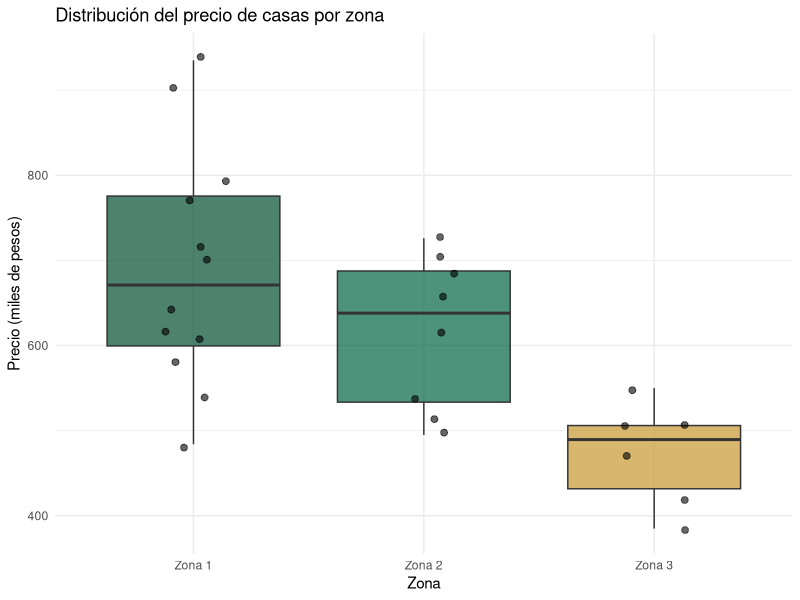
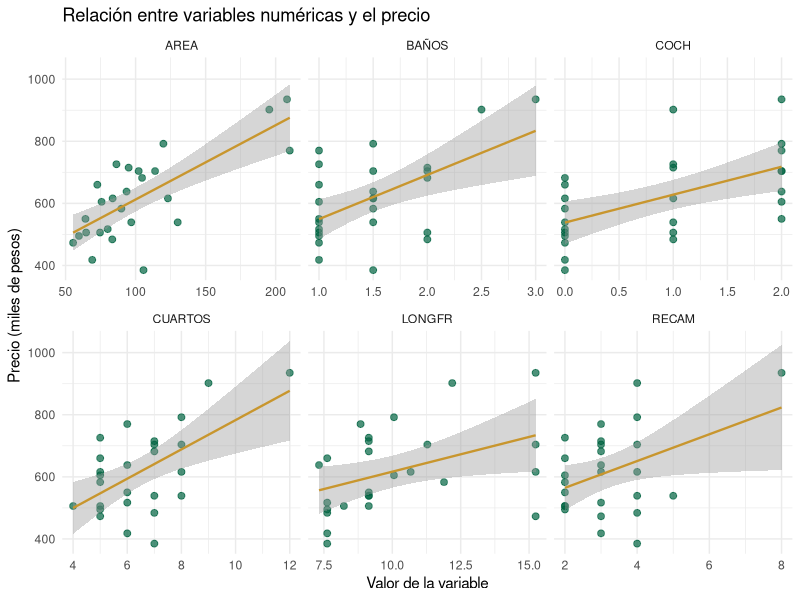
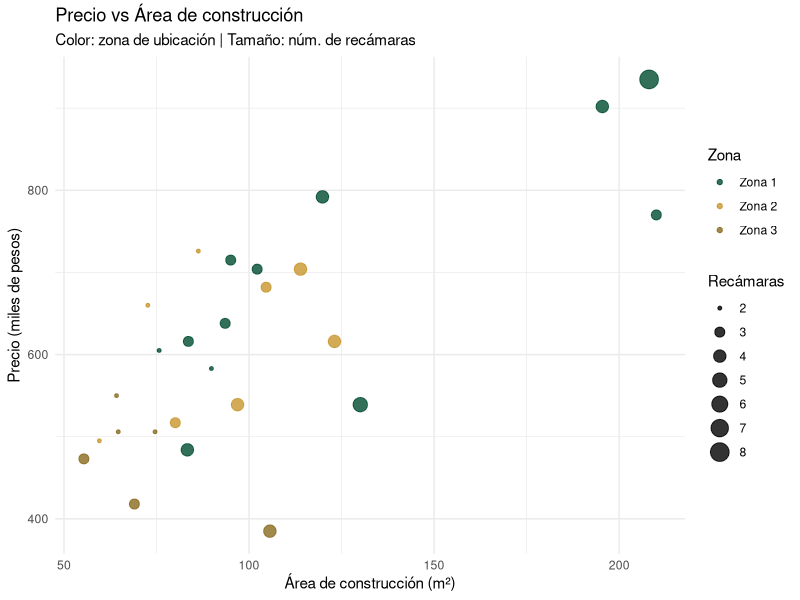
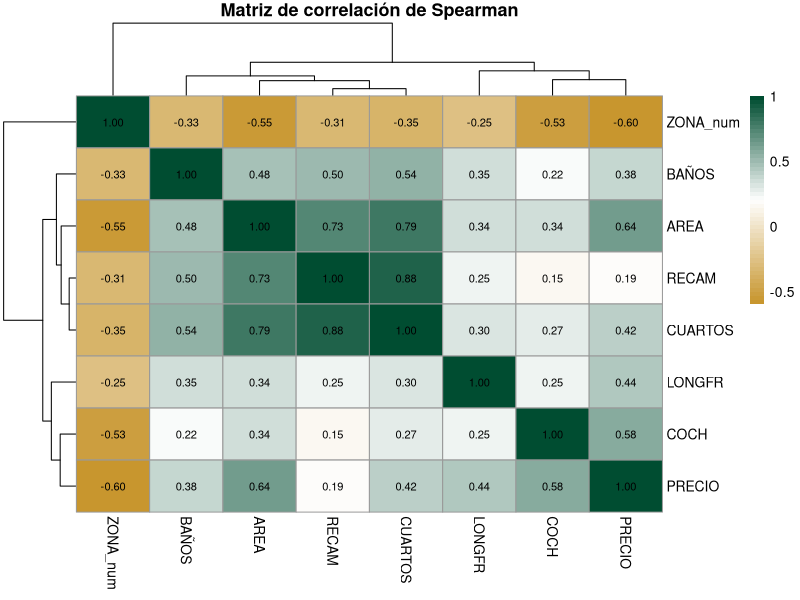
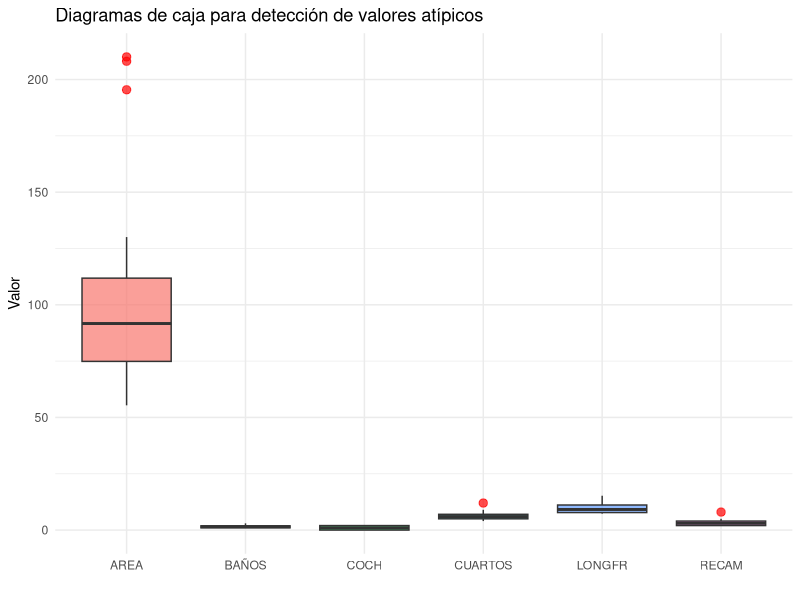
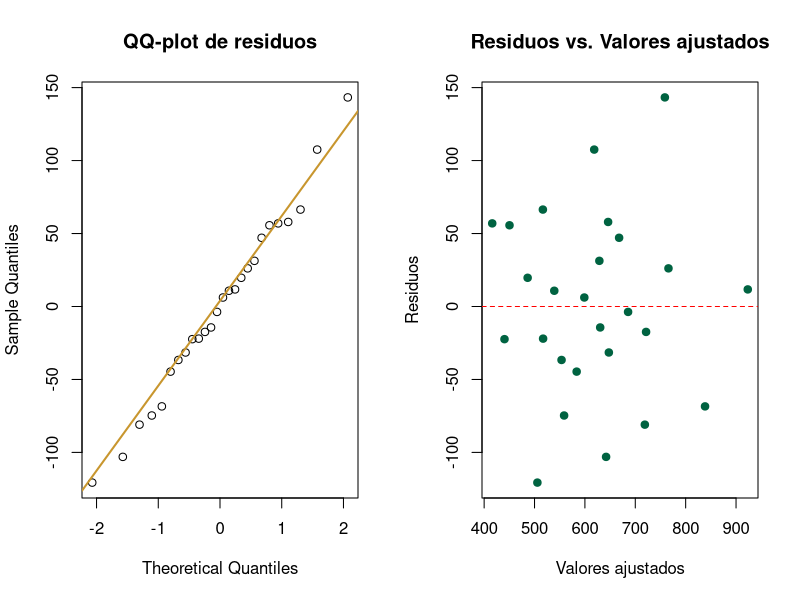

Source code (R) for these figures, in order:
## ---- chunk 1
library(readxl)
library(ggplot2)
library(pheatmap)
library(car)

# Ruta relativa desde la raíz del proyecto (Quarto la establece automáticamente)
Casas <- read_excel("DataSets/2504_Casas/Casas.xlsx")

# Codificación de variables categóricas
Casas$ZONA  <- factor(Casas$ZONA,  labels = c("Zona 1", "Zona 2", "Zona 3"))
Casas$CHIM  <- factor(Casas$CHIM,  labels = c("No", "Sí"))
Casas$CON   <- factor(Casas$CON,   labels = c("Ladrillo", "Madera"))
Casas$COND  <- factor(Casas$COND,  labels = c("Sin arreglos", "Necesita arreglos"))
Casas$CONTRAV <- factor(Casas$CONTRAV, labels = c("No", "Sí"))

head(Casas)
## ---- chunk 2
summary(Casas[, c("PRECIO", "RECAM", "AREA", "CUARTOS", "LONGFR", "BAÑOS", "COCH")])
## ---- chunk 3
ggplot(Casas, aes(x = ZONA, y = PRECIO, fill = ZONA)) +
  geom_boxplot(alpha = 0.7) +
  geom_jitter(width = 0.15, size = 2, alpha = 0.6) +
  scale_fill_manual(values = c("#004D31", "#006341", "#C8962E")) +
  theme_minimal() +
  labs(
    title = "Distribución del precio de casas por zona",
    x = "Zona", y = "Precio (miles de pesos)",
    fill = "Zona"
  ) +
  theme(legend.position = "none")
## ---- chunk 4
# Medidas de tendencia central por zona
tapply(Casas$PRECIO, Casas$ZONA, function(x) round(c(Media=mean(x), Mediana=median(x), DE=sd(x)), 1))
## ---- chunk 5
library(tidyr)
vars_num <- c("RECAM", "AREA", "CUARTOS", "LONGFR", "BAÑOS", "COCH")
df_long <- tidyr::pivot_longer(Casas[, c("PRECIO", vars_num)],
                               cols = all_of(vars_num),
                               names_to = "Variable", values_to = "Valor")

ggplot(df_long, aes(x = Valor, y = PRECIO)) +
  geom_point(color = "#006341", alpha = 0.7, size = 2) +
  geom_smooth(method = "lm", se = TRUE, color = "#C8962E", linewidth = 0.8) +
  facet_wrap(~Variable, scales = "free_x", ncol = 3) +
  theme_minimal() +
  labs(title = "Relación entre variables numéricas y el precio",
       x = "Valor de la variable", y = "Precio (miles de pesos)")
## ---- chunk 6
ggplot(Casas, aes(x = AREA, y = PRECIO, color = ZONA, size = RECAM)) +
  geom_point(alpha = 0.8) +
  scale_color_manual(values = c("#004D31", "#C8962E", "#8a6a1f")) +
  theme_minimal() +
  labs(
    title = "Precio vs Área de construcción",
    subtitle = "Color: zona de ubicación | Tamaño: núm. de recámaras",
    x = "Área de construcción (m²)",
    y = "Precio (miles de pesos)",
    color = "Zona", size = "Recámaras"
  )
## ---- chunk 7
vars_cor <- c("RECAM","AREA","CUARTOS","LONGFR","BAÑOS","COCH","ZONA_num","PRECIO")
Casas_num <- Casas
Casas_num$ZONA_num <- as.numeric(Casas$ZONA)
mat_cor <- cor(Casas_num[, c("RECAM","AREA","CUARTOS","LONGFR","BAÑOS","COCH","ZONA_num","PRECIO")],
               method = "spearman")

pheatmap(mat_cor,
         display_numbers = TRUE,
         number_color = "black",
         fontsize_number = 8,
         color = colorRampPalette(c("#C8962E", "white", "#004D31"))(50),
         main = "Matriz de correlación de Spearman")
## ---- chunk 8
vars_box <- c("AREA","LONGFR","RECAM","CUARTOS","BAÑOS","COCH")
df_box <- tidyr::pivot_longer(Casas[, vars_box], cols = everything(),
                              names_to = "Variable", values_to = "Valor")

ggplot(df_box, aes(x = Variable, y = Valor, fill = Variable)) +
  geom_boxplot(alpha = 0.7, outlier.color = "red", outlier.size = 2.5) +
  theme_minimal() +
  theme(legend.position = "none") +
  labs(title = "Diagramas de caja para detección de valores atípicos",
       x = "", y = "Valor")
## ---- chunk 9
modelo_completo <- lm(PRECIO ~ RECAM + AREA + CHIM + CUARTOS +
                        CONTRAV + LONGFR + BAÑOS + CON + COCH +
                        COND + ZONA, data = Casas)
vif(modelo_completo)
## ---- chunk 10
# ANOVA con todas las variables restantes
anova(lm(PRECIO ~ AREA + ZONA + BAÑOS + COCH + LONGFR +
           COND + CUARTOS + CHIM + CONTRAV, data = Casas))
## ---- chunk 11
modelo_final <- lm(PRECIO ~ AREA + ZONA + COCH + CONTRAV, data = Casas)
summary(modelo_final)
## ---- chunk 12
par(mfrow = c(1, 2))

# Normalidad de residuos
residuos <- modelo_final$residuals
qqnorm(residuos, main = "QQ-plot de residuos")
qqline(residuos, col = "#C8962E", lwd = 2)

# Homocedasticidad
plot(modelo_final$fitted.values, residuos,
     xlab = "Valores ajustados", ylab = "Residuos",
     main = "Residuos vs. Valores ajustados",
     col = "#006341", pch = 19)
abline(h = 0, col = "red", lty = 2)
par(mfrow = c(1, 1))
## ---- chunk 13
shapiro.test(residuos)
